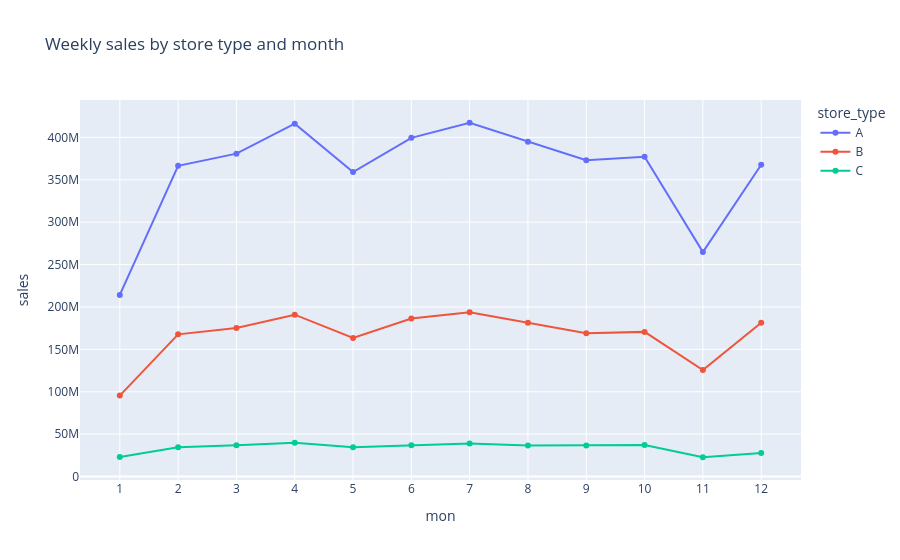

Notebook code for this chart:
### Code cell
df = q(f"""
    select month(d.store_date) as mon, s.store_type,
           sum(f.store_weekly_sales)::float as sales
    {BASE}
    group by 1, 2
    order by 1
""")
fig = px.line(df, x='mon', y='sales', color='store_type', markers=True,
              title='Weekly sales by store type and month')
fig.update_xaxes(dtick=1)
fig

### Figure 1 — Plotly figure (JSON) as saved in the notebook; plotly's stock layout.template omitted (floating-point values rounded to 4 significant figures)
{"data": [{"hovertemplate": "store_type=A<br>mon=%{x}<br>sales=%{y}<extra></extra>", "legendgroup": "A", "line": {"color": "#636efa", "dash": "solid"}, "marker": {"symbol": "circle"}, "mode": "lines+markers", "name": "A", "orientation": "v", "showlegend": true, "type": "scatter", "x": [1, 2, 3, 4, 5, 6, 7, 8, 9, 10, 11, 12], "xaxis": "x", "y": [214200000.0, 366500000.0, 380800000.0, 416200000.0, 359100000.0, 399400000.0, 417200000.0, 394900000.0, 373100000.0, 377100000.0, 264700000.0, 367800000.0], "yaxis": "y"}, {"hovertemplate": "store_type=B<br>mon=%{x}<br>sales=%{y}<extra></extra>", "legendgroup": "B", "line": {"color": "#EF553B", "dash": "solid"}, "marker": {"symbol": "circle"}, "mode": "lines+markers", "name": "B", "orientation": "v", "showlegend": true, "type": "scatter", "x": [1, 2, 3, 4, 5, 6, 7, 8, 9, 10, 11, 12], "xaxis": "x", "y": [95450000.0, 167700000.0, 175100000.0, 190900000.0, 163500000.0, 186400000.0, 193700000.0, 181500000.0, 169000000.0, 170600000.0, 125500000.0, 181400000.0], "yaxis": "y"}, {"hovertemplate": "store_type=C<br>mon=%{x}<br>sales=%{y}<extra></extra>", "legendgroup": "C", "line": {"color": "#00cc96", "dash": "solid"}, "marker": {"symbol": "circle"}, "mode": "lines+markers", "name": "C", "orientation": "v", "showlegend": true, "type": "scatter", "x": [1, 2, 3, 4, 5, 6, 7, 8, 9, 10, 11, 12], "xaxis": "x", "y": [22980000.0, 34550000.0, 36880000.0, 39800000.0, 34580000.0, 36820000.0, 39010000.0, 36720000.0, 36690000.0, 37050000.0, 22750000.0, 27680000.0], "yaxis": "y"}], "layout": {"legend": {"title": {"text": "store_type"}, "tracegroupgap": 0}, "title": {"text": "Weekly sales by store type and month"}, "xaxis": {"anchor": "y", "domain": [0, 1], "dtick": 1, "title": {"text": "mon"}}, "yaxis": {"anchor": "x", "domain": [0, 1], "title": {"text": "sales"}}}}
